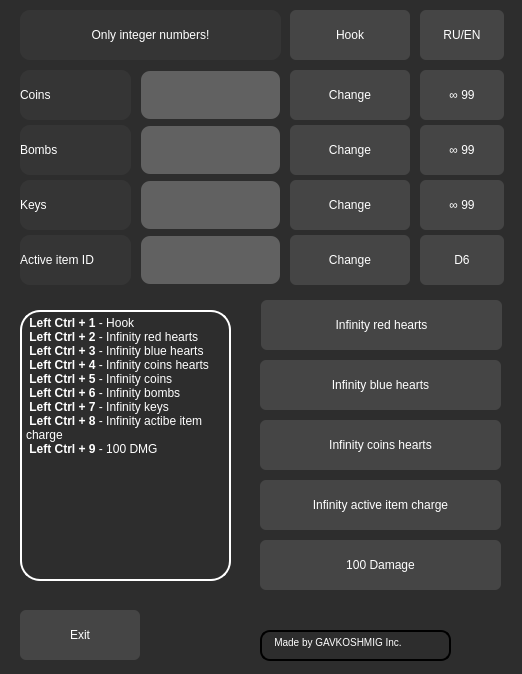
<?xml version="1.0" encoding="UTF-8"?>
<ui version="4.0">
 <class>MainWindow</class>
 <widget class="QMainWindow" name="MainWindow">
  <property name="enabled">
   <bool>true</bool>
  </property>
  <property name="geometry">
   <rect>
    <x>0</x>
    <y>0</y>
    <width>522</width>
    <height>674</height>
   </rect>
  </property>
  <property name="windowTitle">
   <string>Isaac`s Cheats</string>
  </property>
  <property name="styleSheet">
   <string notr="true"/>
  </property>
  <widget class="QWidget" name="centralwidget">
   <property name="styleSheet">
    <string notr="true">QWidget{
background-color: rgb(45, 45, 45);
}</string>
   </property>
   <widget class="QLabel" name="Int_Numbers_Only">
    <property name="geometry">
     <rect>
      <x>20</x>
      <y>10</y>
      <width>261</width>
      <height>50</height>
     </rect>
    </property>
    <property name="styleSheet">
     <string notr="true">QLabel{
	color: rgb(255, 255, 255);
	font: 75 11pt &quot;MS Shell Dlg 2&quot;;
	background-color: rgb(53, 53, 53);
	border-radius: 10px;
}</string>
    </property>
    <property name="text">
     <string>&lt;html&gt;&lt;head/&gt;&lt;body&gt;&lt;p align=&quot;center&quot;&gt;Only integer numbers!&lt;/p&gt;&lt;/body&gt;&lt;/html&gt;</string>
    </property>
    <property name="margin">
     <number>10</number>
    </property>
   </widget>
   <widget class="QLabel" name="Coins">
    <property name="geometry">
     <rect>
      <x>20</x>
      <y>70</y>
      <width>111</width>
      <height>50</height>
     </rect>
    </property>
    <property name="styleSheet">
     <string notr="true">QLabel{
	color: rgb(255, 255, 255);
	font: 75 11pt &quot;MS Shell Dlg 2&quot;;
	background-color: rgb(53, 53, 53);
	border-radius: 10px;
}</string>
    </property>
    <property name="text">
     <string>Coins</string>
    </property>
    <property name="margin">
     <number>10</number>
    </property>
   </widget>
   <widget class="QLabel" name="Bombs">
    <property name="geometry">
     <rect>
      <x>20</x>
      <y>125</y>
      <width>111</width>
      <height>50</height>
     </rect>
    </property>
    <property name="styleSheet">
     <string notr="true">QLabel{
	color: rgb(255, 255, 255);
	font: 75 11pt &quot;MS Shell Dlg 2&quot;;
	background-color: rgb(53, 53, 53);
	border-radius: 10px;
}</string>
    </property>
    <property name="text">
     <string>Bombs</string>
    </property>
    <property name="margin">
     <number>10</number>
    </property>
   </widget>
   <widget class="QLabel" name="Keys">
    <property name="geometry">
     <rect>
      <x>20</x>
      <y>180</y>
      <width>111</width>
      <height>50</height>
     </rect>
    </property>
    <property name="styleSheet">
     <string notr="true">QLabel{
	color: rgb(255, 255, 255);
	font: 75 11pt &quot;MS Shell Dlg 2&quot;;
	background-color: rgb(53, 53, 53);
	border-radius: 10px;
}</string>
    </property>
    <property name="text">
     <string>Keys</string>
    </property>
    <property name="margin">
     <number>10</number>
    </property>
   </widget>
   <widget class="QLabel" name="Active_items">
    <property name="geometry">
     <rect>
      <x>20</x>
      <y>235</y>
      <width>111</width>
      <height>50</height>
     </rect>
    </property>
    <property name="styleSheet">
     <string notr="true">QLabel{
	color: rgb(255, 255, 255);
	font: 75 11pt &quot;MS Shell Dlg 2&quot;;
	background-color: rgb(53, 53, 53);
	border-radius: 10px;
}</string>
    </property>
    <property name="text">
     <string>Active item ID</string>
    </property>
    <property name="margin">
     <number>10</number>
    </property>
   </widget>
   <widget class="QPushButton" name="Change_coins">
    <property name="geometry">
     <rect>
      <x>290</x>
      <y>70</y>
      <width>120</width>
      <height>50</height>
     </rect>
    </property>
    <property name="styleSheet">
     <string notr="true">QPushButton {
	color: rgb(255, 255, 255);
	font: 10pt &quot;MS Shell Dlg 2&quot;;
    border-radius: 6px;
	background-color: rgb(69, 69, 69);
    min-width: 80px;
}
QPushButton:hover{
	border: 2px solid rgb(50, 50, 50);
}
QPushButton:pressed {
	background-color: rgb(64, 64, 64);
}

QPushButton:flat {
    border: none; 
}

QPushButton:default {
    border-color: navy; 
}</string>
    </property>
    <property name="text">
     <string>Change</string>
    </property>
   </widget>
   <widget class="QLineEdit" name="Input_coins">
    <property name="geometry">
     <rect>
      <x>140</x>
      <y>70</y>
      <width>141</width>
      <height>50</height>
     </rect>
    </property>
    <property name="styleSheet">
     <string notr="true">QLineEdit{
	font: 10pt &quot;MS Shell Dlg 2&quot;;
	border: 2px solid rgb(37, 39, 48, 0);
	border-radius: 10px;
	color: #FFF;
	padding-left: 20 px;
	padding-right: 20 px;
	background-color: rgb(97, 97, 97);
}
QLineEdit:hover{
	border: 2px solid rgb(104, 104, 104);
}
QLineEdit:focus{
	border: 2px solid rgb(255, 255, 255);
	
	background-color: rgb(141, 141, 141);
}</string>
    </property>
   </widget>
   <widget class="QLineEdit" name="Input_bombs">
    <property name="geometry">
     <rect>
      <x>140</x>
      <y>125</y>
      <width>141</width>
      <height>50</height>
     </rect>
    </property>
    <property name="styleSheet">
     <string notr="true">QLineEdit{
	font: 10pt &quot;MS Shell Dlg 2&quot;;
	border: 2px solid rgb(37, 39, 48, 0);
	border-radius: 10px;
	color: #FFF;
	padding-left: 20 px;
	padding-right: 20 px;
	background-color: rgb(97, 97, 97);
}
QLineEdit:hover{
	border: 2px solid rgb(104, 104, 104);
}
QLineEdit:focus{
	border: 2px solid rgb(255, 255, 255);
	
	background-color: rgb(141, 141, 141);
}</string>
    </property>
   </widget>
   <widget class="QLineEdit" name="Input_keys">
    <property name="geometry">
     <rect>
      <x>140</x>
      <y>180</y>
      <width>141</width>
      <height>50</height>
     </rect>
    </property>
    <property name="styleSheet">
     <string notr="true">QLineEdit{
	font: 10pt &quot;MS Shell Dlg 2&quot;;
	border: 2px solid rgb(37, 39, 48, 0);
	border-radius: 10px;
	color: #FFF;
	padding-left: 20 px;
	padding-right: 20 px;
	background-color: rgb(97, 97, 97);
}
QLineEdit:hover{
	border: 2px solid rgb(104, 104, 104);
}
QLineEdit:focus{
	border: 2px solid rgb(255, 255, 255);
	
	background-color: rgb(141, 141, 141);
}</string>
    </property>
   </widget>
   <widget class="QLineEdit" name="Input_items">
    <property name="geometry">
     <rect>
      <x>140</x>
      <y>235</y>
      <width>141</width>
      <height>50</height>
     </rect>
    </property>
    <property name="styleSheet">
     <string notr="true">QLineEdit{
	font: 10pt &quot;MS Shell Dlg 2&quot;;
	border: 2px solid rgb(37, 39, 48, 0);
	border-radius: 10px;
	color: #FFF;
	padding-left: 20 px;
	padding-right: 20 px;
	background-color: rgb(97, 97, 97);
}
QLineEdit:hover{
	border: 2px solid rgb(104, 104, 104);
}
QLineEdit:focus{
	border: 2px solid rgb(255, 255, 255);
	
	background-color: rgb(141, 141, 141);
}</string>
    </property>
   </widget>
   <widget class="QPushButton" name="Change_bombs">
    <property name="geometry">
     <rect>
      <x>290</x>
      <y>125</y>
      <width>120</width>
      <height>50</height>
     </rect>
    </property>
    <property name="styleSheet">
     <string notr="true">QPushButton {
	color: rgb(255, 255, 255);
	font: 10pt &quot;MS Shell Dlg 2&quot;;
    border-radius: 6px;
	background-color: rgb(69, 69, 69);
    min-width: 80px;
}
QPushButton:hover{
	border: 2px solid rgb(50, 50, 50);
}
QPushButton:pressed {
	background-color: rgb(64, 64, 64);
}

QPushButton:flat {
    border: none; 
}

QPushButton:default {
    border-color: navy; 
}</string>
    </property>
    <property name="text">
     <string>Change</string>
    </property>
   </widget>
   <widget class="QPushButton" name="Change_keys">
    <property name="geometry">
     <rect>
      <x>290</x>
      <y>180</y>
      <width>120</width>
      <height>50</height>
     </rect>
    </property>
    <property name="styleSheet">
     <string notr="true">QPushButton {
	color: rgb(255, 255, 255);
	font: 10pt &quot;MS Shell Dlg 2&quot;;
    border-radius: 6px;
	background-color: rgb(69, 69, 69);
    min-width: 80px;
}
QPushButton:hover{
	border: 2px solid rgb(50, 50, 50);
}
QPushButton:pressed {
	background-color: rgb(64, 64, 64);
}

QPushButton:flat {
    border: none; 
}

QPushButton:default {
    border-color: navy; 
}</string>
    </property>
    <property name="text">
     <string>Change</string>
    </property>
   </widget>
   <widget class="QPushButton" name="Change_items">
    <property name="geometry">
     <rect>
      <x>290</x>
      <y>235</y>
      <width>120</width>
      <height>50</height>
     </rect>
    </property>
    <property name="styleSheet">
     <string notr="true">QPushButton {
	color: rgb(255, 255, 255);
	font: 10pt &quot;MS Shell Dlg 2&quot;;
    border-radius: 6px;
	background-color: rgb(69, 69, 69);
    min-width: 80px;
}
QPushButton:hover{
	border: 2px solid rgb(50, 50, 50);
}
QPushButton:pressed {
	background-color: rgb(64, 64, 64);
}

QPushButton:flat {
    border: none; 
}

QPushButton:default {
    border-color: navy; 
}</string>
    </property>
    <property name="text">
     <string>Change</string>
    </property>
   </widget>
   <widget class="QPushButton" name="Infinity_coins">
    <property name="geometry">
     <rect>
      <x>420</x>
      <y>70</y>
      <width>84</width>
      <height>50</height>
     </rect>
    </property>
    <property name="styleSheet">
     <string notr="true">QPushButton {
	color: rgb(255, 255, 255);
	font: 10pt &quot;MS Shell Dlg 2&quot;;
    border-radius: 6px;
	background-color: rgb(69, 69, 69);
    min-width: 80px;
}
QPushButton:hover{
	border: 2px solid rgb(50, 50, 50);
}
QPushButton:pressed {
	background-color: rgb(64, 64, 64);
}

QPushButton:flat {
    border: none; 
}

QPushButton:default {
    border-color: navy; 
}</string>
    </property>
    <property name="text">
     <string>∞ 99</string>
    </property>
   </widget>
   <widget class="QPushButton" name="Infinity_bombs">
    <property name="geometry">
     <rect>
      <x>420</x>
      <y>125</y>
      <width>84</width>
      <height>50</height>
     </rect>
    </property>
    <property name="styleSheet">
     <string notr="true">QPushButton {
	color: rgb(255, 255, 255);
	font: 10pt &quot;MS Shell Dlg 2&quot;;
    border-radius: 6px;
	background-color: rgb(69, 69, 69);
    min-width: 80px;
}
QPushButton:hover{
	border: 2px solid rgb(50, 50, 50);
}
QPushButton:pressed {
	background-color: rgb(64, 64, 64);
}

QPushButton:flat {
    border: none; 
}

QPushButton:default {
    border-color: navy; 
}</string>
    </property>
    <property name="text">
     <string>∞ 99</string>
    </property>
   </widget>
   <widget class="QPushButton" name="Infinity_keys">
    <property name="geometry">
     <rect>
      <x>420</x>
      <y>180</y>
      <width>84</width>
      <height>50</height>
     </rect>
    </property>
    <property name="styleSheet">
     <string notr="true">QPushButton {
	color: rgb(255, 255, 255);
	font: 10pt &quot;MS Shell Dlg 2&quot;;
    border-radius: 6px;
	background-color: rgb(69, 69, 69);
    min-width: 80px;
}
QPushButton:hover{
	border: 2px solid rgb(50, 50, 50);
}
QPushButton:pressed {
	background-color: rgb(64, 64, 64);
}

QPushButton:flat {
    border: none; 
}

QPushButton:default {
    border-color: navy; 
}</string>
    </property>
    <property name="text">
     <string>∞ 99</string>
    </property>
   </widget>
   <widget class="QPushButton" name="D6_btn">
    <property name="geometry">
     <rect>
      <x>420</x>
      <y>235</y>
      <width>84</width>
      <height>50</height>
     </rect>
    </property>
    <property name="styleSheet">
     <string notr="true">QPushButton {
	color: rgb(255, 255, 255);
	font: 10pt &quot;MS Shell Dlg 2&quot;;
    border-radius: 6px;
	background-color: rgb(69, 69, 69);
    min-width: 80px;
}
QPushButton:hover{
	border: 2px solid rgb(50, 50, 50);
}
QPushButton:pressed {
	background-color: rgb(64, 64, 64);
}

QPushButton:flat {
    border: none; 
}

QPushButton:default {
    border-color: navy; 
}</string>
    </property>
    <property name="text">
     <string>D6</string>
    </property>
   </widget>
   <widget class="QPushButton" name="Inf_energy">
    <property name="geometry">
     <rect>
      <x>260</x>
      <y>480</y>
      <width>241</width>
      <height>50</height>
     </rect>
    </property>
    <property name="styleSheet">
     <string notr="true">QPushButton {
	color: rgb(255, 255, 255);
	font: 10pt &quot;MS Shell Dlg 2&quot;;
    border-radius: 6px;
	background-color: rgb(69, 69, 69);
    min-width: 80px;
}
QPushButton:hover{
	border: 2px solid rgb(50, 50, 50);
}
QPushButton:pressed {
	background-color: rgb(64, 64, 64);
}

QPushButton:flat {
    border: none; 
}

QPushButton:default {
    border-color: navy; 
}</string>
    </property>
    <property name="text">
     <string>Infinity active item charge</string>
    </property>
   </widget>
   <widget class="QPushButton" name="Dmg_btn">
    <property name="geometry">
     <rect>
      <x>260</x>
      <y>540</y>
      <width>241</width>
      <height>50</height>
     </rect>
    </property>
    <property name="styleSheet">
     <string notr="true">QPushButton {
	color: rgb(255, 255, 255);
	font: 10pt &quot;MS Shell Dlg 2&quot;;
    border-radius: 6px;
	background-color: rgb(69, 69, 69);
    min-width: 80px;
}
QPushButton:hover{
	border: 2px solid rgb(50, 50, 50);
}
QPushButton:pressed {
	background-color: rgb(64, 64, 64);
}

QPushButton:flat {
    border: none; 
}

QPushButton:default {
    border-color: navy; 
}</string>
    </property>
    <property name="text">
     <string>100 Damage</string>
    </property>
   </widget>
   <widget class="QPushButton" name="Inf_hearts_coins">
    <property name="geometry">
     <rect>
      <x>260</x>
      <y>420</y>
      <width>241</width>
      <height>50</height>
     </rect>
    </property>
    <property name="styleSheet">
     <string notr="true">QPushButton {
	color: rgb(255, 255, 255);
	font: 10pt &quot;MS Shell Dlg 2&quot;;
    border-radius: 6px;
	background-color: rgb(69, 69, 69);
    min-width: 80px;
}
QPushButton:hover{
	border: 2px solid rgb(50, 50, 50);
}
QPushButton:pressed {
	background-color: rgb(64, 64, 64);
}

QPushButton:flat {
    border: none; 
}

QPushButton:default {
    border-color: navy; 
}</string>
    </property>
    <property name="text">
     <string>Infinity coins hearts</string>
    </property>
   </widget>
   <widget class="QPushButton" name="Inf_red_hearts">
    <property name="geometry">
     <rect>
      <x>261</x>
      <y>300</y>
      <width>241</width>
      <height>50</height>
     </rect>
    </property>
    <property name="styleSheet">
     <string notr="true">QPushButton {
	color: rgb(255, 255, 255);
	font: 10pt &quot;MS Shell Dlg 2&quot;;
    border-radius: 6px;
	background-color: rgb(69, 69, 69);
    min-width: 80px;
}
QPushButton:hover{
	border: 2px solid rgb(50, 50, 50);
}
QPushButton:pressed {
	background-color: rgb(64, 64, 64);
}

QPushButton:flat {
    border: none; 
}

QPushButton:default {
    border-color: navy; 
}</string>
    </property>
    <property name="text">
     <string>Infinity red hearts</string>
    </property>
   </widget>
   <widget class="QPushButton" name="Inf_blue_hearts">
    <property name="geometry">
     <rect>
      <x>260</x>
      <y>360</y>
      <width>241</width>
      <height>50</height>
     </rect>
    </property>
    <property name="styleSheet">
     <string notr="true">QPushButton {
	color: rgb(255, 255, 255);
	font: 10pt &quot;MS Shell Dlg 2&quot;;
    border-radius: 6px;
	background-color: rgb(69, 69, 69);
    min-width: 80px;
}
QPushButton:hover{
	border: 2px solid rgb(50, 50, 50);
}
QPushButton:pressed {
	background-color: rgb(64, 64, 64);
}

QPushButton:flat {
    border: none; 
}

QPushButton:default {
    border-color: navy; 
}</string>
    </property>
    <property name="text">
     <string>Infinity blue hearts</string>
    </property>
   </widget>
   <widget class="QPushButton" name="Exit_btn">
    <property name="geometry">
     <rect>
      <x>20</x>
      <y>610</y>
      <width>120</width>
      <height>50</height>
     </rect>
    </property>
    <property name="styleSheet">
     <string notr="true">QPushButton {
	color: rgb(255, 255, 255);
	font: 10pt &quot;MS Shell Dlg 2&quot;;
    border-radius: 6px;
	background-color: rgb(69, 69, 69);
    min-width: 80px;
}
QPushButton:hover{
	border: 2px solid rgb(50, 50, 50);
}
QPushButton:pressed {
	background-color: rgb(64, 64, 64);
}

QPushButton:flat {
    border: none; 
}

QPushButton:default {
    border-color: navy; 
}</string>
    </property>
    <property name="text">
     <string>Exit</string>
    </property>
   </widget>
   <widget class="QTextBrowser" name="Inform_board">
    <property name="geometry">
     <rect>
      <x>20</x>
      <y>310</y>
      <width>211</width>
      <height>271</height>
     </rect>
    </property>
    <property name="styleSheet">
     <string notr="true">QTextBrowser{
	color: rgb(255, 255, 255);
	border-radius: 20px;
	border: 2px solid rgb(255, 255, 255);
	background-color: rgb(45, 45, 45);
}
</string>
    </property>
    <property name="html">
     <string>&lt;!DOCTYPE HTML PUBLIC &quot;-//W3C//DTD HTML 4.0//EN&quot; &quot;http://www.w3.org/TR/REC-html40/strict.dtd&quot;&gt;
&lt;html&gt;&lt;head&gt;&lt;meta name=&quot;qrichtext&quot; content=&quot;1&quot; /&gt;&lt;style type=&quot;text/css&quot;&gt;
p, li { white-space: pre-wrap; }
&lt;/style&gt;&lt;/head&gt;&lt;body style=&quot; font-family:'MS Shell Dlg 2'; font-size:7.8pt; font-weight:400; font-style:normal;&quot;&gt;
&lt;p style=&quot; margin-top:0px; margin-bottom:0px; margin-left:0px; margin-right:0px; -qt-block-indent:0; text-indent:0px;&quot;&gt;&lt;span style=&quot; font-size:9pt; font-weight:600;&quot;&gt; Left Ctrl + 1&lt;/span&gt;&lt;span style=&quot; font-size:9pt;&quot;&gt; - Hook&lt;/span&gt;&lt;/p&gt;
&lt;p style=&quot; margin-top:0px; margin-bottom:0px; margin-left:0px; margin-right:0px; -qt-block-indent:0; text-indent:0px;&quot;&gt;&lt;span style=&quot; font-size:9pt; font-weight:600;&quot;&gt; Left Ctrl + 2&lt;/span&gt;&lt;span style=&quot; font-size:9pt;&quot;&gt; - Infinity red hearts&lt;/span&gt;&lt;/p&gt;
&lt;p style=&quot; margin-top:0px; margin-bottom:0px; margin-left:0px; margin-right:0px; -qt-block-indent:0; text-indent:0px;&quot;&gt;&lt;span style=&quot; font-size:9pt; font-weight:600;&quot;&gt; Left Ctrl + 3&lt;/span&gt;&lt;span style=&quot; font-size:9pt;&quot;&gt; - Infinity blue hearts&lt;/span&gt;&lt;/p&gt;
&lt;p style=&quot; margin-top:0px; margin-bottom:0px; margin-left:0px; margin-right:0px; -qt-block-indent:0; text-indent:0px;&quot;&gt;&lt;span style=&quot; font-size:9pt; font-weight:600;&quot;&gt; Left Ctrl + 4&lt;/span&gt;&lt;span style=&quot; font-size:9pt;&quot;&gt; - Infinity coins hearts&lt;/span&gt;&lt;/p&gt;
&lt;p style=&quot; margin-top:0px; margin-bottom:0px; margin-left:0px; margin-right:0px; -qt-block-indent:0; text-indent:0px;&quot;&gt;&lt;span style=&quot; font-size:9pt; font-weight:600;&quot;&gt; Left Ctrl + 5&lt;/span&gt;&lt;span style=&quot; font-size:9pt;&quot;&gt; - Infinity coins&lt;/span&gt;&lt;/p&gt;
&lt;p style=&quot; margin-top:0px; margin-bottom:0px; margin-left:0px; margin-right:0px; -qt-block-indent:0; text-indent:0px;&quot;&gt;&lt;span style=&quot; font-size:9pt; font-weight:600;&quot;&gt; Left Ctrl + 6&lt;/span&gt;&lt;span style=&quot; font-size:9pt;&quot;&gt; - Infinity bombs&lt;/span&gt;&lt;/p&gt;
&lt;p style=&quot; margin-top:0px; margin-bottom:0px; margin-left:0px; margin-right:0px; -qt-block-indent:0; text-indent:0px;&quot;&gt;&lt;span style=&quot; font-size:9pt; font-weight:600;&quot;&gt; Left Ctrl + 7&lt;/span&gt;&lt;span style=&quot; font-size:9pt;&quot;&gt; - Infinity keys&lt;/span&gt;&lt;/p&gt;
&lt;p style=&quot; margin-top:0px; margin-bottom:0px; margin-left:0px; margin-right:0px; -qt-block-indent:0; text-indent:0px;&quot;&gt;&lt;span style=&quot; font-size:9pt; font-weight:600;&quot;&gt; Left Ctrl + 8&lt;/span&gt;&lt;span style=&quot; font-size:9pt;&quot;&gt; - Infinity actibe item charge&lt;/span&gt;&lt;/p&gt;
&lt;p style=&quot; margin-top:0px; margin-bottom:0px; margin-left:0px; margin-right:0px; -qt-block-indent:0; text-indent:0px;&quot;&gt;&lt;span style=&quot; font-size:9pt; font-weight:600;&quot;&gt; Left Ctrl + 9&lt;/span&gt;&lt;span style=&quot; font-size:9pt;&quot;&gt; - 100 DMG&lt;/span&gt;&lt;/p&gt;&lt;/body&gt;&lt;/html&gt;</string>
    </property>
   </widget>
   <widget class="QPushButton" name="Language_btn">
    <property name="geometry">
     <rect>
      <x>420</x>
      <y>10</y>
      <width>84</width>
      <height>50</height>
     </rect>
    </property>
    <property name="styleSheet">
     <string notr="true">QPushButton {
	color: rgb(255, 255, 255);
	font: 10pt &quot;MS Shell Dlg 2&quot;;
    border-radius: 6px;
	background-color: rgb(69, 69, 69);
    min-width: 80px;
}
QPushButton:hover{
	border: 2px solid rgb(50, 50, 50);
}
QPushButton:pressed {
	background-color: rgb(64, 64, 64);
}

QPushButton:flat {
    border: none; 
}

QPushButton:default {
    border-color: navy; 
}</string>
    </property>
    <property name="text">
     <string>RU/EN</string>
    </property>
   </widget>
   <widget class="QPushButton" name="Hook_btn">
    <property name="geometry">
     <rect>
      <x>290</x>
      <y>10</y>
      <width>120</width>
      <height>50</height>
     </rect>
    </property>
    <property name="styleSheet">
     <string notr="true">QPushButton {
	color: rgb(255, 255, 255);
	font: 10pt &quot;MS Shell Dlg 2&quot;;
    border-radius: 6px;
	background-color: rgb(69, 69, 69);
    min-width: 80px;
}
QPushButton:hover{
	border: 2px solid rgb(50, 50, 50);
}
QPushButton:pressed {
	background-color: rgb(64, 64, 64);
}

QPushButton:flat {
    border: none; 
}

QPushButton:default {
    border-color: navy; 
}</string>
    </property>
    <property name="text">
     <string>Hook</string>
    </property>
   </widget>
   <widget class="QTextBrowser" name="Author_btn">
    <property name="geometry">
     <rect>
      <x>260</x>
      <y>630</y>
      <width>191</width>
      <height>31</height>
     </rect>
    </property>
    <property name="styleSheet">
     <string notr="true">QTextBrowser{
	color: rgb(255, 255, 255);
	border-radius: 10px;
	border: 2px solid;
	background-color: qconicalgradient(cx:0.5, cy:0.5, angle:0, stop:0 rgba(136, 106, 22, 255), stop:0.119403 rgba(166, 140, 41, 255), stop:0.233831 rgba(204, 181, 74, 255), stop:0.293532 rgba(235, 219, 102, 255), stop:0.383085 rgba(245, 236, 112, 255), stop:0.502488 rgba(209, 190, 76, 255), stop:0.57 rgba(187, 156, 51, 255), stop:0.61194 rgba(168, 142, 42, 255), stop:0.695 rgba(202, 174, 68, 255), stop:0.75 rgba(218, 202, 86, 255), stop:0.80597 rgba(208, 187, 73, 255), stop:0.835821 rgba(187, 156, 51, 255), stop:0.890547 rgba(137, 108, 26, 255), stop:1 rgba(35, 40, 3, 255));
}</string>
    </property>
    <property name="html">
     <string>&lt;!DOCTYPE HTML PUBLIC &quot;-//W3C//DTD HTML 4.0//EN&quot; &quot;http://www.w3.org/TR/REC-html40/strict.dtd&quot;&gt;
&lt;html&gt;&lt;head&gt;&lt;meta name=&quot;qrichtext&quot; content=&quot;1&quot; /&gt;&lt;style type=&quot;text/css&quot;&gt;
p, li { white-space: pre-wrap; }
&lt;/style&gt;&lt;/head&gt;&lt;body style=&quot; font-family:'MS Shell Dlg 2'; font-size:7.8pt; font-weight:400; font-style:normal;&quot;&gt;
&lt;p style=&quot; margin-top:0px; margin-bottom:0px; margin-left:0px; margin-right:0px; -qt-block-indent:0; text-indent:0px;&quot;&gt;   Made by GAVKOSHMIG Inc.&lt;/p&gt;&lt;/body&gt;&lt;/html&gt;</string>
    </property>
   </widget>
   <widget class="QLabel" name="Icon_author">
    <property name="geometry">
     <rect>
      <x>460</x>
      <y>620</y>
      <width>41</width>
      <height>41</height>
     </rect>
    </property>
    <property name="styleSheet">
     <string notr="true">QLabel{
	background-image: url(:/newPrefix/imgonline-com-ua-Resize-FJDPqgFmfYQzOIw.jpg);
}</string>
    </property>
    <property name="text">
     <string/>
    </property>
   </widget>
  </widget>
 </widget>
 <resources>
  <include location="1.qrc"/>
  <include location="222.qrc"/>
 </resources>
 <connections/>
</ui>
